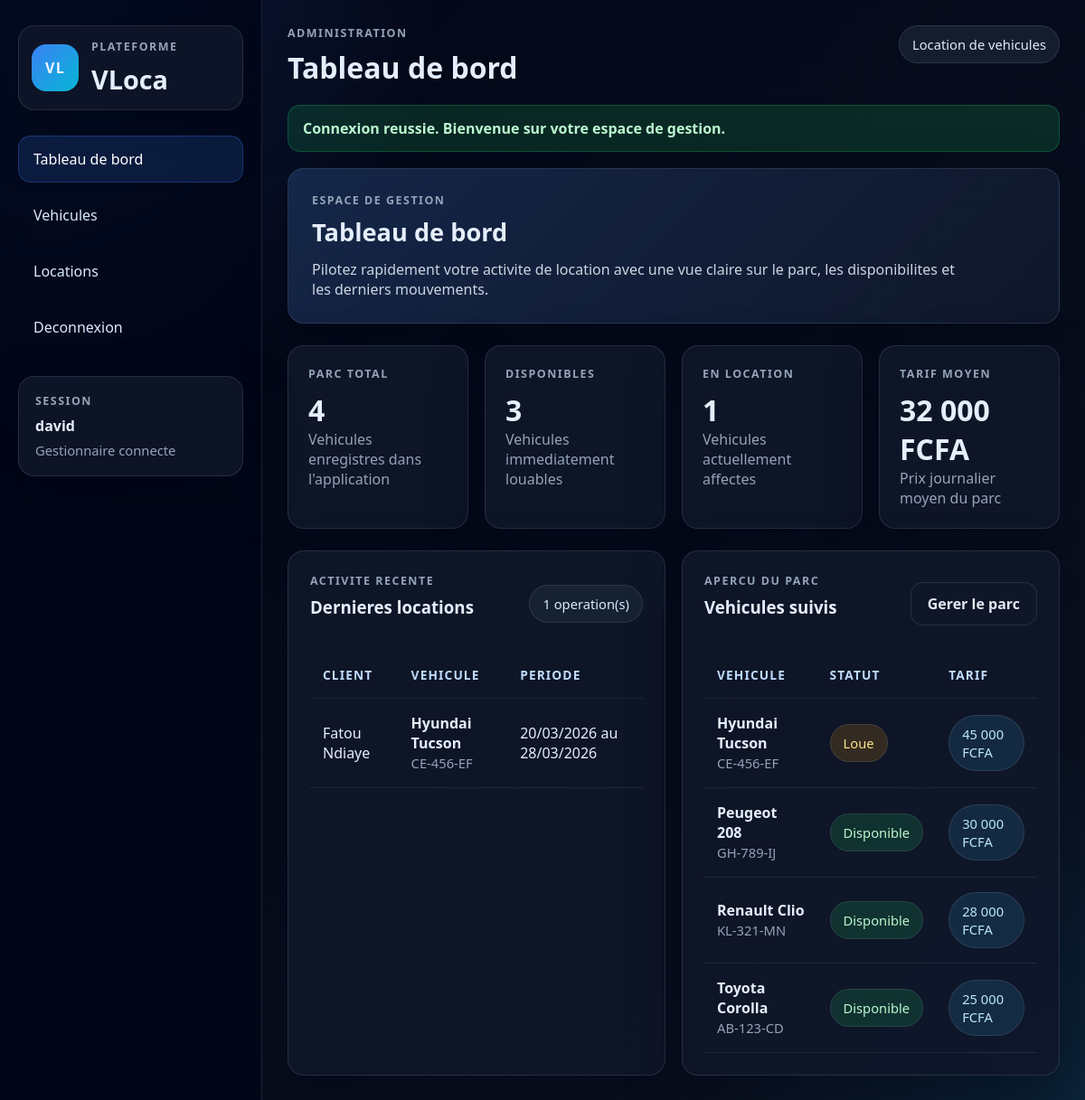
Screenshot of /index.php (signed in) with the database file from the repository.
### tables this page shows
CREATE TABLE locations (
    id INT UNSIGNED AUTO_INCREMENT PRIMARY KEY,
    vehicule_id INT UNSIGNED NOT NULL,
    nom_client VARCHAR(100) NOT NULL,
    date_debut DATE NOT NULL,
    date_fin DATE NOT NULL,
    CONSTRAINT fk_locations_vehicule
        FOREIGN KEY (vehicule_id) REFERENCES vehicules(id)
        ON DELETE CASCADE
        ON UPDATE CASCADE
);

CREATE TABLE vehicules (
    id INT UNSIGNED AUTO_INCREMENT PRIMARY KEY,
    immatriculation VARCHAR(20) NOT NULL UNIQUE,
    marque VARCHAR(50) NOT NULL,
    modele VARCHAR(50) NOT NULL,
    prix_journalier DECIMAL(10,2) NOT NULL,
    statut ENUM('disponible', 'loue') NOT NULL DEFAULT 'disponible'
);

### bootstrap.php (called while the page is built, shortened)
<?php
function e(mixed $value): string
{
    return htmlspecialchars((string) $value, ENT_QUOTES, 'UTF-8');
}
function get_flash(): ?array
{
    $flash = $_SESSION['flash'];
    return $flash;
}
function current_user(): string
{
    return $_SESSION['user'] ?? 'Utilisateur';
}
function format_price(float $value): string
{
    return number_format($value, 0, ',', ' ') . ' FCFA';
}
function format_date_fr(string $date): string
{
    $timestamp = strtotime($date);
    return date('d/m/Y', $timestamp);
}

### index.php (the view, shortened to what this page needs)
<?php
require_once __DIR__ . '/layout.php';
$stats = $pdo->query(
    "SELECT
        COUNT(*) AS total_vehicules,
        SUM(CASE WHEN statut = 'disponible' THEN 1 ELSE 0 END) AS disponibles,
        SUM(CASE WHEN statut = 'loue' THEN 1 ELSE 0 END) AS loues
     FROM vehicules"
)->fetch(PDO::FETCH_ASSOC);
$totalLocations = (int) $pdo->query("SELECT COUNT(*) FROM locations")->fetchColumn();
$averagePrice = (float) $pdo->query("SELECT COALESCE(AVG(prix_journalier), 0) FROM vehicules")->fetchColumn();
$recentLocations = $pdo->query(
    "SELECT l.nom_client, l.date_debut, l.date_fin, v.marque, v.modele, v.immatriculation
     FROM locations l
     INNER JOIN vehicules v ON v.id = l.vehicule_id
     ORDER BY l.date_debut DESC, l.id DESC
     LIMIT 5"
)->fetchAll(PDO::FETCH_ASSOC);
$fleetOverview = $pdo->query(
    "SELECT marque, modele, immatriculation, statut, prix_journalier
     FROM vehicules
     ORDER BY marque ASC, modele ASC
     LIMIT 6"
)->fetchAll(PDO::FETCH_ASSOC);
render_page_start(
    'Tableau de bord',
    'index',
    'Tableau de bord',
    'Pilotez rapidement votre activite de location avec une vue claire sur le parc, les disponibilites et les derniers mouvements.'
);
?>
<section class="stats-grid">
    <article class="stat-card">
        <p class="eyebrow">Parc total</p>
        <strong><?= (int) ($stats['total_vehicules'] ?? 0) ?></strong>
        <span>Vehicules enregistres dans l'application</span>
    </article>
    <article class="stat-card">
        <p class="eyebrow">Disponibles</p>
        <strong><?= (int) ($stats['disponibles'] ?? 0) ?></strong>
        <span>Vehicules immediatement louables</span>
    </article>
    <article class="stat-card">
        <p class="eyebrow">En location</p>
        <strong><?= (int) ($stats['loues'] ?? 0) ?></strong>
        <span>Vehicules actuellement affectes</span>
    </article>
    <article class="stat-card">
        <p class="eyebrow">Tarif moyen</p>
        <strong><?= e(format_price($averagePrice)) ?></strong>
        <span>Prix journalier moyen du parc</span>
    </article>
</section>
<section class="dashboard-grid">
    <article class="card">
        <div class="card-header">
            <div>
                <p class="eyebrow">Activite recente</p>
                <h3>Dernieres locations</h3>
            </div>
            <div class="topbar-badge"><?= $totalLocations ?> operation(s)</div>
        </div>
        <?php if ($recentLocations === []): ?>
            <div class="empty-state">Aucune location n'a encore ete enregistree.</div>
        <?php else: ?>
            <div class="table-wrapper">
                <table>
                    <thead>
                        <tr>
                            <th>Client</th>
                            <th>Vehicule</th>
                            <th>Periode</th>
                        </tr>
                    </thead>
                    <tbody>
                        <?php foreach ($recentLocations as $location): ?>
                            <tr>
                                <td><?= e($location['nom_client']) ?></td>
                                <td>
                                    <div class="table-title">
                                        <strong><?= e($location['marque'] . ' ' . $location['modele']) ?></strong>
                                        <span><?= e($location['immatriculation']) ?></span>
                                    </div>
                                </td>
                                <td>
                                    <?= e(format_date_fr($location['date_debut'])) ?>
                                    au
                                    <?= e(format_date_fr($location['date_fin'])) ?>
                                </td>
                            </tr>
                        <?php endforeach; ?>
                    </tbody>
                </table>
            </div>
        <?php endif; ?>
    </article>
    <article class="card">
        <div class="card-header">
            <div>
                <p class="eyebrow">Apercu du parc</p>
                <h3>Vehicules suivis</h3>
            </div>
            <a class="btn btn-secondary" href="vehicules.php">Gerer le parc</a>
        </div>
        <?php if ($fleetOverview === []): ?>
            <div class="empty-state">Ajoutez votre premier vehicule pour demarrer la gestion.</div>
        <?php else: ?>
            <div class="table-wrapper">
                <table>
                    <thead>
                        <tr>
                            <th>Vehicule</th>
                            <th>Statut</th>
                            <th>Tarif</th>
                        </tr>
                    </thead>
                    <tbody>
                        <?php foreach ($fleetOverview as $vehicle): ?>
                            <?php $isAvailable = $vehicle['statut'] === 'disponible'; ?>
                            <tr>
                                <td>
                                    <div class="table-title">
                                        <strong><?= e($vehicle['marque'] . ' ' . $vehicle['modele']) ?></strong>
                                        <span><?= e($vehicle['immatriculation']) ?></span>
                                    </div>
                                </td>
                                <td>
                                    <span class="status-badge <?= $isAvailable ? 'available' : 'rented' ?>">
                                        <?= $isAvailable ? 'Disponible' : 'Loue' ?>
                                    </span>
                                </td>
                                <td><span class="price-badge"><?= e(format_price((float) $vehicle['prix_journalier'])) ?></span></td>
                            </tr>
                        <?php endforeach; ?>
                    </tbody>
                </table>
            </div>
        <?php endif; ?>
    </article>
</section>
<?php render_page_end(); ?>

### layout.php (shortened to what this page needs)
<?php
require_once __DIR__ . '/bootstrap.php';
function render_nav_link(string $href, string $label, string $activePage): void
{
    $isActive = basename($href, '.php') === $activePage;
    $className = $isActive ? 'nav-link is-active' : 'nav-link';
    ?>
    <a class="<?= $className ?>" href="<?= e($href) ?>"><?= e($label) ?></a>
    <?php
}
function render_page_start(string $title, string $activePage, string $heading, string $subtitle): void
{
    $flash = get_flash();
    ?>
    <!DOCTYPE html>
    <html lang="fr">
    <head>
        <link rel="stylesheet" href="style.css">
    </head>
    <body class="app-body">
        <div class="app-shell">
            <aside class="sidebar">
                <div class="brand-block">
                    <span class="brand-mark">VL</span>
                    <div>
                        <p class="eyebrow">Plateforme</p>
                        <h1>VLoca</h1>
                    </div>
                </div>
                <nav class="sidebar-nav">
                    <?php render_nav_link('index.php', 'Tableau de bord', $activePage); ?>
                </nav>
                <div class="sidebar-card">
                    <p class="eyebrow">Session</p>
                    <strong><?= e(current_user()) ?></strong>
                    <span>Gestionnaire connecte</span>
                </div>
            </aside>
            <div class="app-main">
                <header class="topbar">
                    <div>
                        <p class="eyebrow">Administration</p>
                        <h2><?= e($heading) ?></h2>
                    </div>
                    <div class="topbar-badge">Location de vehicules</div>
                </header>
                <?php if ($flash !== null): ?>
                    <div class="alert alert-<?= e($flash['type']) ?>">
                        <?= e($flash['message']) ?>
                    </div>
                <?php endif; ?>
                <section class="hero-card">
                    <div>
                        <p class="eyebrow">Espace de gestion</p>
                        <h3><?= e($heading) ?></h3>
                        <p><?= e($subtitle) ?></p>
                    </div>
                </section>
                <main class="page-content">
    <?php
}
function render_page_end(): void
{
    ?>
                </main>
            </div>
        </div>
    </body>
    </html>
    <?php
}
    ?>

### rows the page displays
locations: nom_client "Fatou Ndiaye", vehicule.modele "Hyundai Tucson", vehicule.immatriculation "CE-456-EF", date_debut "20/03/2026", date_fin "28/03/2026"
vehicules: marque+modele "Hyundai Tucson", immatriculation "CE-456-EF", statut "Loue", prix_journalier "45 000 FCFA"
vehicules: marque+modele "Peugeot 208", immatriculation "GH-789-IJ", statut "Disponible", prix_journalier "30 000 FCFA"
vehicules: marque+modele "Renault Clio", immatriculation "KL-321-MN", statut "Disponible", prix_journalier "28 000 FCFA"
vehicules: marque+modele "Toyota Corolla", immatriculation "AB-123-CD", statut "Disponible", prix_journalier "25 000 FCFA"

### other values shown
$label "Tableau de bord Vehicules Locations Deconnexion"
current_user() "david"
$heading "Tableau de bord"
$flash['message'] "Connexion reussie. Bienvenue sur votre espace de gestion."
$subtitle "Pilotez rapidement votre activite de location avec une vue claire sur le parc, les disponibilites et les derniers mouvements."
$stats['total_vehicules'] "4"
$stats['disponibles'] "3"
$stats['loues'] "1"
format_price($averagePrice) "32 000 FCFA"
$totalLocations "1"
